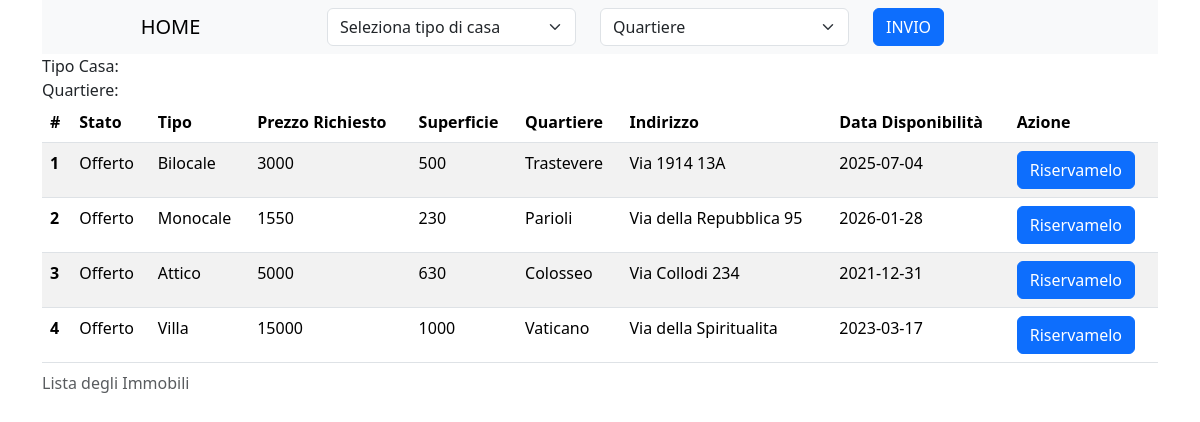
Page /php/abitazioni.php on the committed database.
### tables this page shows
CREATE TABLE CS_IMMOBILE(
    id integer unsigned auto_increment,
    stato varchar(20) not null,
    idType integer unsigned,
    prezzoRichiesto float not null,
    superfice float not null,
    idQuartiere integer unsigned,
    indirizzo varchar(30) not null,
    Data_disponibilita date not null,

    primary key(id),
    foreign key(idQuartiere) references CS_QUARTIERE(id),
    foreign key(idType) references CS_TIPOCASA(id)

);

CREATE TABLE CS_TIPOCASA(
    id integer unsigned auto_increment,
    descrizione varchar(30) not null,

    primary key(id)
);

CREATE TABLE CS_QUARTIERE(

    id integer unsigned auto_increment,
    descrizione varchar(30) not null,

    primary key(id)
);

### php/abitazioni.php (the view, shortened to what this page needs)
<?php
        require('../include/lib.php');
        writeheader();
        writeMenu();
        $db = new mysqli($DBHOST, $DBUSER, $DBPASSWORD, $DBNAME);
        $sql = "SELECT immobile.id, immobile.stato, tipo.descrizione AS idType, immobile.prezzoRichiesto,immobile.superfice,quartiere.descrizione AS idQuartiere, immobile.indirizzo, immobile.Data_disponibilita
                FROM CS_IMMOBILE immobile
                JOIN CS_TIPOCASA tipo ON immobile.idType = tipo.id
                JOIN CS_QUARTIERE quartiere ON immobile.idQuartiere = quartiere.id";;
        $resultSet = $db->query($sql);
        echo "Tipo Casa: " . htmlspecialchars($tipocasa) . "<br>";
        echo "Quartiere: " . htmlspecialchars($quartiere) . "<br>";
        echo('<table class="table table-striped table-hover">
                <caption>Lista degli Immobili </caption>
                <thead>
                    <tr>
                        <th scope="col">#</th>
                        <th scope="col">Stato</th>
                        <th scope="col">Tipo</th>
                        <th scope="col">Prezzo Richiesto</th>
                        <th scope="col">Superficie</th>
                        <th scope="col">Quartiere</th>
                        <th scope="col">Indirizzo</th>
                        <th scope="col">Data Disponibilità</th>
                        <th scope="col">Azione</th>
                    </tr>
                </thead>
                <tbody>');
                while ($record = $resultSet->fetch_assoc()) {
                    echo('<tr>
                            <th scope="row">' . $record['id'] . '</th>
                            <td class="status" id="status-' . $record['id'] . '">' . $record['stato'] . '</td>
                            <td>' . $record['idType'] . '</td>
                            <td>' . $record['prezzoRichiesto'] . '</td>
                            <td>' . $record['superfice'] . '</td>
                            <td>' . $record['idQuartiere'] . '</td>
                            <td>' . $record['indirizzo'] . '</td>
                            <td>' . $record['Data_disponibilita'] . '</td>
                            <td>
                                <form action="modifica_stato.php" method="POST" class="reservation-form">
                                    <input type="hidden" name="id" value="' . $record['id'] . '">
                                    <button type="submit" class="btn btn-primary">Riservamelo</button>
                                </form>
                            </td>
                        </tr>');
                }
        echo('</tbody>
            </table>');
        writefooter();
?>

### include/lib.php (shortened to what this page needs)
<?php
 function writeHeader(){
    echo('
        <!DOCTYPE HTML>
            <html>
                <head>
                    <meta charset="utf-8">
                    <title>Agenzia Immobiliare</title>
                    <meta name="viewport" content="width=device-width, initial-scale=1">
                    <link href="https://cdn.jsdelivr.net/npm/bootstrap@5.3.3/dist/css/bootstrap.min.css" rel="stylesheet">
                </head>
                <body>
                    <div class="container">
    ');
    return;
}
function writeFooter(){
    echo('
                    </div>
                    <script src="https://cdn.jsdelivr.net/npm/@popperjs/core@2.11.8/dist/umd/popper.min.js"></script>
                    <script src="https://cdn.jsdelivr.net/npm/bootstrap@5.3.3/dist/js/bootstrap.min.js"></script>
                </body>
            </html>');
    return;
}
function writeMenu() {
    echo('
        <nav class="navbar navbar-expand-lg bg-body-tertiary">
            <div class="container-fluid row">
                <div class="col-3">
                    <center><a class="navbar-brand" href="index.php">HOME</a></center>
                    <button class="navbar-toggler" type="button" data-bs-toggle="collapse" data-bs-target="#navbarSupportedContent" aria-controls="navbarSupportedContent" aria-expanded="false" aria-label="Toggle navigation">
                        <span class="navbar-toggler-icon"></span>
                    </button>
                </div>
                <div class="col-3">
                    <form name="tipoCasa" action="abitazioni.php" method="post">
                        <select class="form-select" name="tipoCasa" aria-label="Default select example">
                            <option value="0" selected>Seleziona tipo di casa</option>
                            <option value="1">Negozio</option>
                            <option value="2">Monolocale</option>
                            <option value="3">Bilocale</option>
                            <option value="4">Villa</option>
                            <option value="5">Attico</option>
                            <option value="6">Ufficio</option>
                            <option value="7">Capannone</option>
                            <option value="8">Box</option>
                        </select>
                </div>
                <div class="col-3">
                    <select class="form-select" name="quartiere" aria-label="Default select example">
                        <option value="0" selected>Quartiere</option>
                        <option value="1">Trastevere</option>
                        <option value="2">Colosseo</option>
                        <option value="3">Vaticano</option>
                        <option value="4">Parioli</option>
                    </select>
                </div>
                <div class="col-3">
                    <button type="submit" class="btn btn-primary">INVIO</button>
                </div>
                </form>
            </div>
        </nav>
    ');
    return;
}
?>

### rows in the picture
cs_immobile: id "1", stato "Offerto", idType.descrizione "Bilocale", prezzoRichiesto "3000", superfice "500", idQuartiere.descrizione "Trastevere", indirizzo "Via 1914 13A", Data_disponibilita "2025-07-04"
cs_immobile: id "2", stato "Offerto", idType.descrizione "Monocale", prezzoRichiesto "1550", superfice "230", idQuartiere.descrizione "Parioli", indirizzo "Via della Repubblica 95", Data_disponibilita "2026-01-28"
cs_immobile: id "3", stato "Offerto", idType.descrizione "Attico", prezzoRichiesto "5000", superfice "630", idQuartiere.descrizione "Colosseo", indirizzo "Via Collodi 234", Data_disponibilita "2021-12-31"
cs_immobile: id "4", stato "Offerto", idType.descrizione "Villa", prezzoRichiesto "15000", superfice "1000", idQuartiere.descrizione "Vaticano", indirizzo "Via della Spiritualita", Data_disponibilita "2023-03-17"
